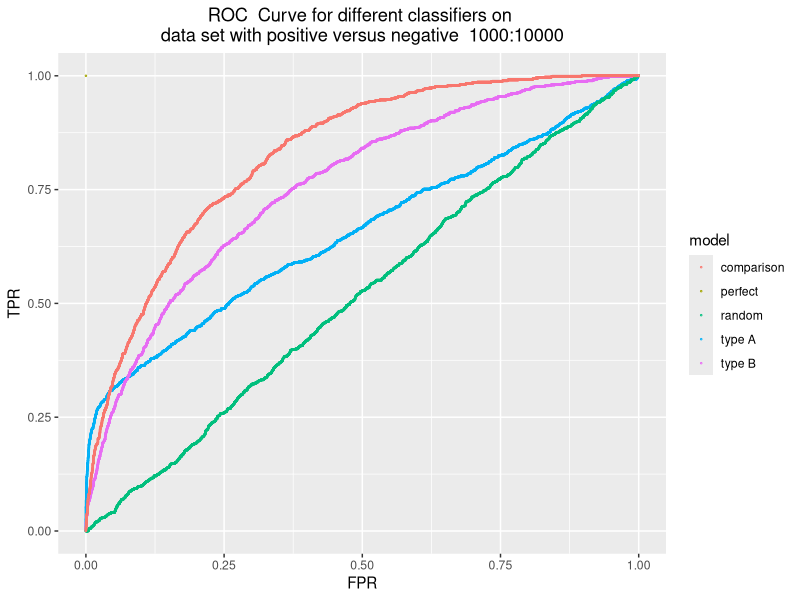
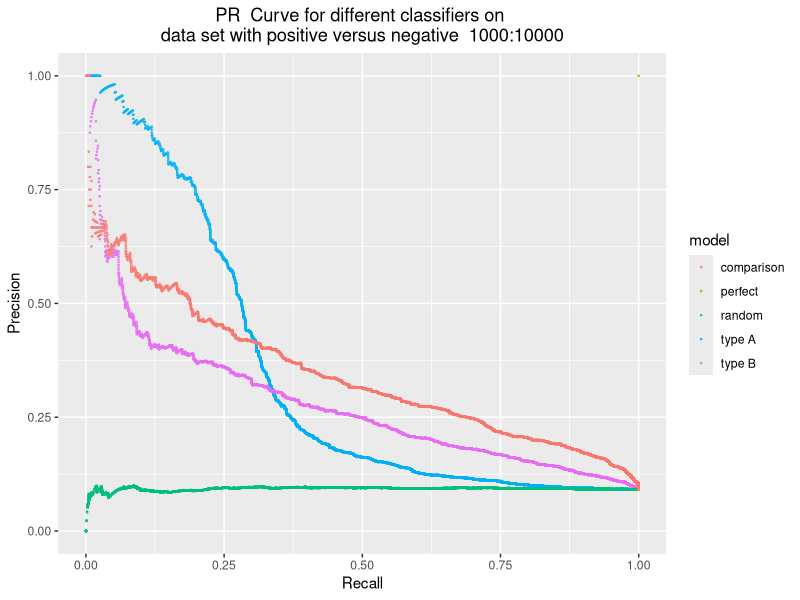
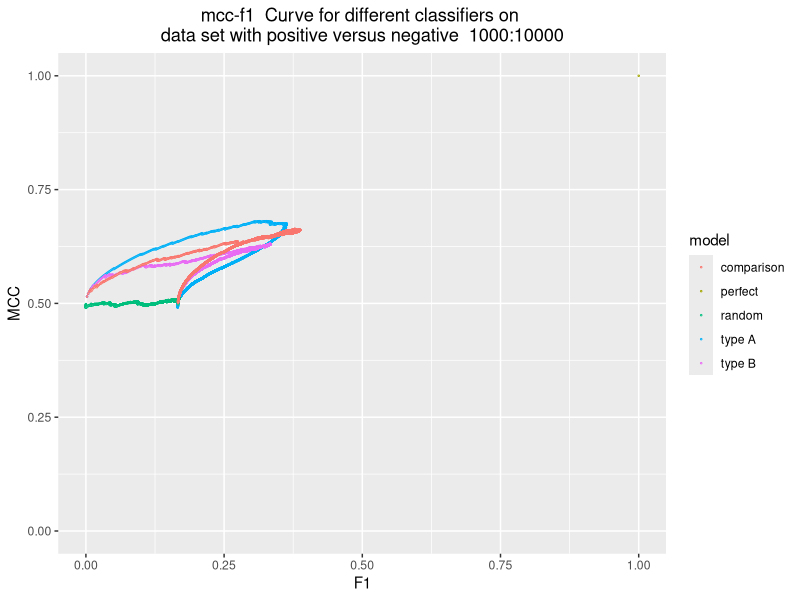
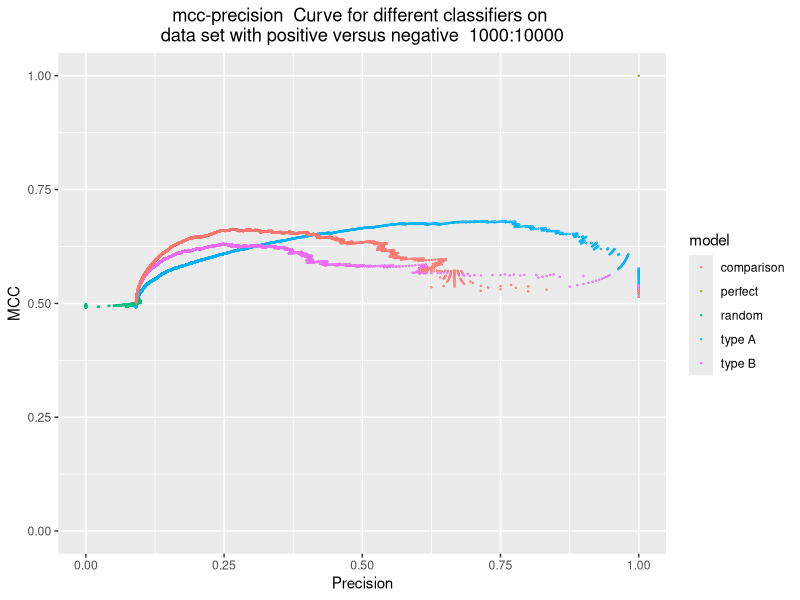
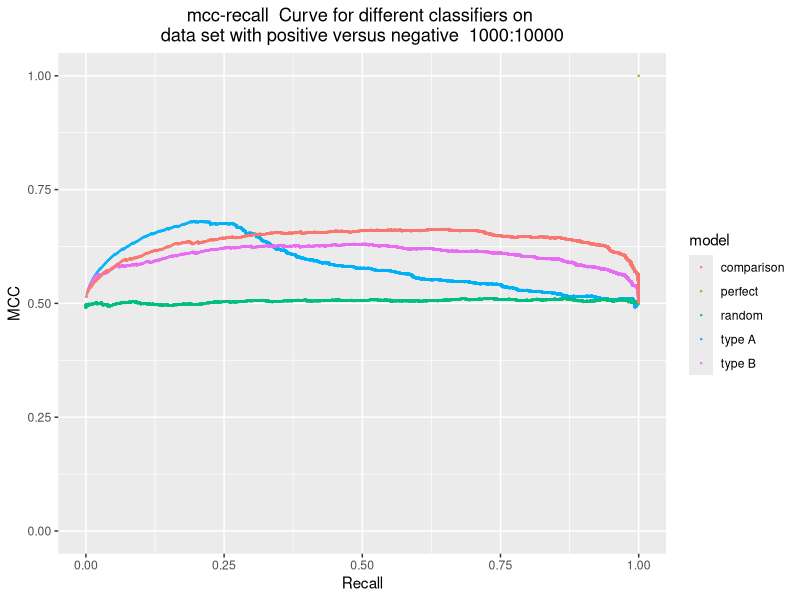
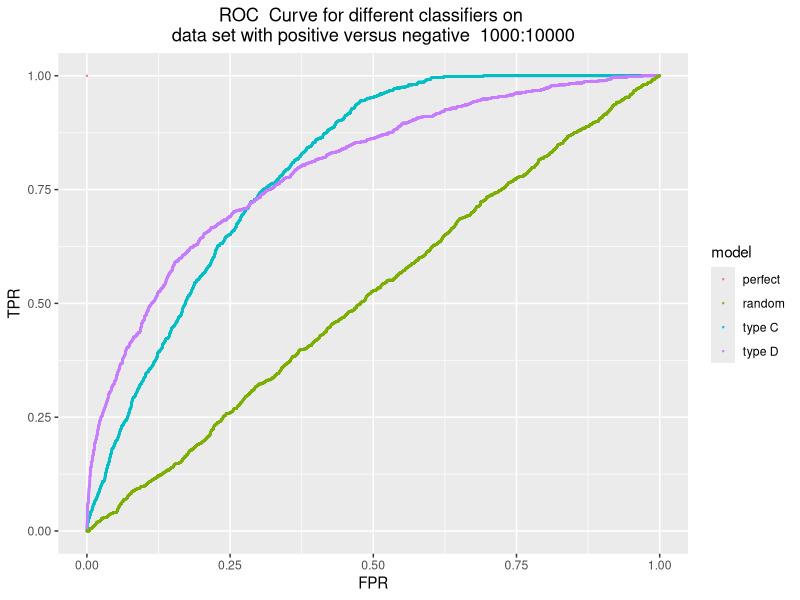
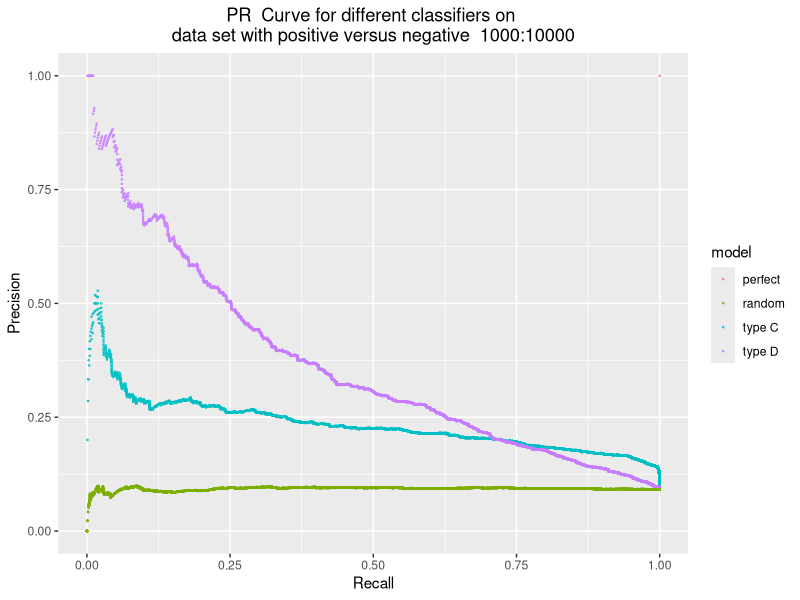
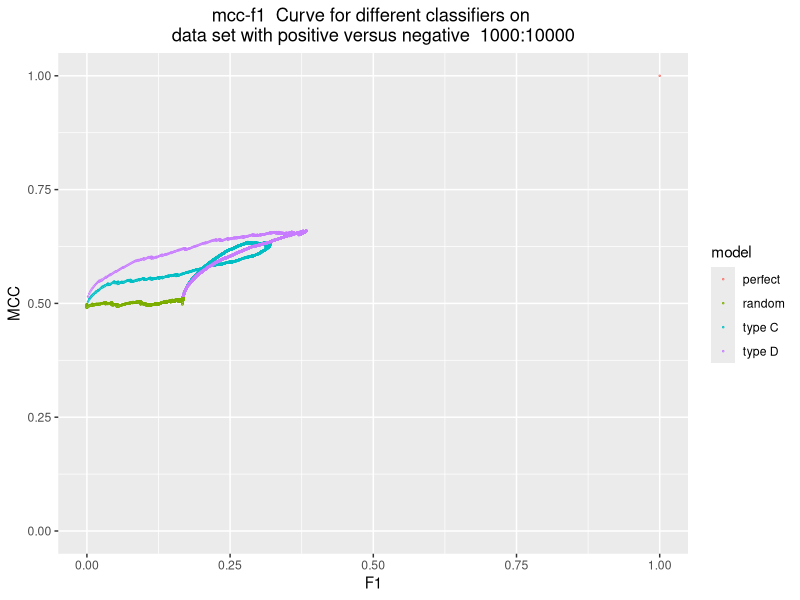

Recreate these plots in R, in order.
## ---- chunk 1
# real binary outcomes
real_value = c(rep(1, 1000), rep(0, 10000))
real_value_reversed = c(rep(1, 10000), rep(0, 1000))
# A and B have different distributions for real positives
# classifier A: good early retrieval performance
predicted_value_A = c(rbeta(300, 9, 2), rbeta(700, 2, 4), rbeta(10000, 2, 4))
# classifier B:
predicted_value_B = c(rbeta(600, 4, 3), rbeta(400, 3, 4), rbeta(10000, 2, 4))
# classifier comparison:
predicted_value_comparison = c(rbeta(1000, 4, 3), rbeta(10000, 2, 4))
# perfect classifier
predicted_value_perfect = c(rep(1, 1000), rep(0, 10000))
# random classifier
predicted_value_random = c(runif(11000, 0, 1))
# C and D have different distribution for real negative case
predicted_value_C = c(rbeta(1000, 4, 3), rbeta(5000, 1, 7), rbeta(5000, 4, 4))
predicted_value_D = c(rbeta(1000, 4, 3), rbeta(5000, 3, 6), rbeta(5000, 3.5, 5))
predicted_value_A_reversed = c(rbeta(3000, 9, 2), rbeta(7000, 2, 4), rbeta(1000, 2, 4))
predicted_value_B_reversed = c(rbeta(6000, 4, 3), rbeta(4000, 3, 4), rbeta(1000, 2, 4))

df <- cbind.data.frame(real_value, predicted_value_A, predicted_value_B)
## ---- chunk 2
library(ROCR)
library(ggplot2)

classification_result <- function (real, prediction){
  
pred <- prediction(prediction, real)
perf <- performance(pred, measure = "tpr", x.measure = "fpr")
# TPR
tpr <- attr(perf, "y.values")[[1]]
# FPR
fpr <- attr(perf, "x.values")[[1]]
# PR curve
perf <- performance(pred, measure = "prec", x.measure = "rec")
# precision
precision <- attr(perf, "y.values")[[1]]
# recall
recall <- attr(perf, "x.values")[[1]]
# mcc-f1
perf <- performance(pred, measure = "mat", x.measure = "f")
# mcc
mcc <- attr(perf, "y.values")[[1]]
# normalised mcc: [-1, 1] to [0, 1]
mcc.nor <- (mcc + 1)/2
# f score
f <- attr(perf, "x.values")[[1]]   
# auc
auc <- attr(performance(pred, "auc"), "y.values")[[1]]

output <-cbind.data.frame(tpr, fpr, precision, recall, mcc.nor, f, auc)
  return(output)
}
tpr_index = 1
fpr_index = 2
precision_index = 3
recall_index = 4 
mcc.nor_index = 5 
f_score_index = 6
auc_index = 7

## ---- chunk 3
# real is the real value(vector); 
# prediction is the predictions of classifiers(dataset with multiple columns and each column stands for the prediction under a classifier)
# metric_index is a two-element vector. the first element is the index of the metric that should be x axis, and the second element is the index of the metric that should be on y axis
# model_name is a vector of the name of of the models
# type_of_curve is a string. e.g "ROC"
# x_axis is a string that is the label for x axis
# y_axis is a string that is the label for y axis
# positive_vs_negative is the proportion of positive cases versus negative cases
classification_plot <- function(real, prediction, metric_index, model_name, type_of_curve, x_axis, y_axis, positive_vs_negative){
  num_of_classifiers = ncol(prediction)
  list_of_metrics = list()
  num = 1
  while (num <= num_of_classifiers){
    metrics <- classification_result(real, prediction[, num])
    list_of_metrics[[length(list_of_metrics) + 1]] <- metrics
    num = num + 1
  }
  
  x_value <- c()
  y_value <- c()
  length_of_metrics <- c()
  num = 1
  while (num <= num_of_classifiers){
    x_value <- c(x_value, list_of_metrics[[num]][, metric_index[1]])
    y_value <- c(y_value, list_of_metrics[[num]][, metric_index[2]])
    length_of_metrics <- c(length_of_metrics, length(list_of_metrics[[num]][, metric_index[1]]))
    num = num + 1
  }
  
  df <- data.frame(X = x_value, Y= y_value, model = rep(model_name, times = length_of_metrics))
  
  ggplot(df, aes(x=X, y=Y, group = model, color = model, ymin=0, ymax=1, xmin=0, xmax=1 )) + geom_point(size = 0.2, shape = 21, fill="white")+
  ggtitle(paste(type_of_curve, " Curve for different classifiers on \ndata set with positive versus negative " , positive_vs_negative )) + 
  theme(plot.title=element_text(hjust=0.5))+
    labs(x=x_axis, y=y_axis)
  
}



## ---- chunk 4
real = real_value
prediction = cbind(predicted_value_A, predicted_value_B, predicted_value_perfect, predicted_value_random, predicted_value_comparison)
model_name= c("type A", "type B", "perfect", "random", "comparison")

# ROC 
classification_plot(real, prediction, c(fpr_index, tpr_index), model_name, "ROC", "FPR", "TPR","1000:10000")
# PR
classification_plot(real, prediction, c(recall_index, precision_index), model_name,  "PR", "Recall", "Precision","1000:10000")
# mcc-f1
classification_plot(real, prediction, c(f_score_index, mcc.nor_index), model_name,  "mcc-f1", "F1", "MCC", "1000:10000")
# mcc-precision
classification_plot(real, prediction, c(precision_index, mcc.nor_index), model_name, "mcc-precision", "Precision", "MCC", "1000:10000")
# mcc-recall
classification_plot(real, prediction, c(recall_index, mcc.nor_index), model_name, "mcc-recall", "Recall", "MCC", "1000:10000")
## ---- chunk 5
real = real_value
prediction = cbind(predicted_value_C, predicted_value_D, predicted_value_perfect, predicted_value_random)
model_name= c("type C", "type D", "perfect", "random")

# ROC 
classification_plot(real, prediction, c(fpr_index, tpr_index), model_name, "ROC", "FPR", "TPR","1000:10000")
# PR
classification_plot(real, prediction, c(recall_index, precision_index), model_name,  "PR", "Recall", "Precision","1000:10000")
# mcc-f1
classification_plot(real, prediction, c(f_score_index, mcc.nor_index), model_name,  "mcc-f1", "F1", "MCC", "1000:10000")
# mcc-precision
classification_plot(real, prediction, c(precision_index, mcc.nor_index), model_name, "mcc-precision", "Precision", "MCC", "1000:10000")
# mcc-recall
classification_plot(real, prediction, c(recall_index, mcc.nor_index), model_name, "mcc-recall", "Recall", "MCC", "1000:10000")
## ---- chunk 6
real = real_value_reversed
prediction = cbind(predicted_value_A_reversed, predicted_value_B_reversed, predicted_value_random)
model_name= c("type A", "type B", "Random")

# ROC 
classification_plot(real, prediction, c(fpr_index, tpr_index), model_name, "ROC", "FRR", "TPR", "10000:1000")
# PR
classification_plot(real, prediction, c(recall_index, precision_index), model_name, "PR", "Recall", "Precision", "10000:1000" )
# mcc-f1
classification_plot(real, prediction, c(f_score_index, mcc.nor_index), model_name, "mcc-f1", "F1", "MCC",  "10000:1000")
# mcc-precision
classification_plot(real, prediction, c(precision_index, mcc.nor_index), model_name, "mcc-precision","Precision", "MCC", "10000:1000")
# mcc-recall
classification_plot(real, prediction, c(recall_index, mcc.nor_index), model_name, "mcc-recall", "Recall", "MCC", "10000:1000")
